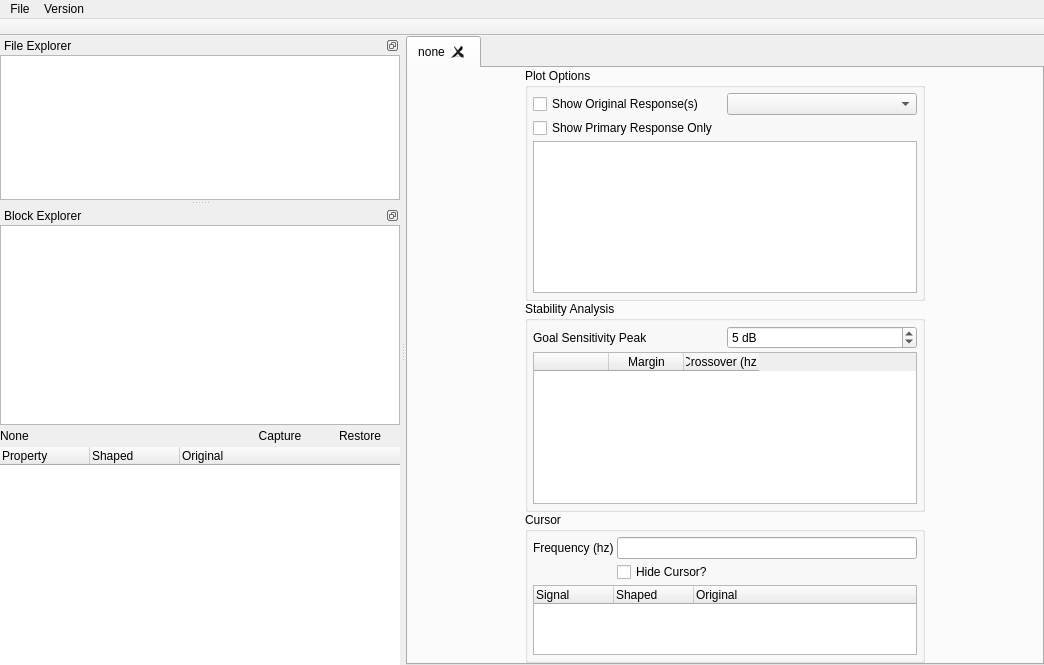
<?xml version="1.0" encoding="UTF-8"?>
<ui version="4.0">
 <class>MainWindow</class>
 <widget class="QMainWindow" name="MainWindow">
  <property name="geometry">
   <rect>
    <x>0</x>
    <y>0</y>
    <width>1044</width>
    <height>665</height>
   </rect>
  </property>
  <property name="windowTitle">
   <string>System Modeling Tool</string>
  </property>
  <property name="autoFillBackground">
   <bool>true</bool>
  </property>
  <property name="documentMode">
   <bool>false</bool>
  </property>
  <property name="dockOptions">
   <set>QMainWindow::AllowTabbedDocks</set>
  </property>
  <property name="unifiedTitleAndToolBarOnMac">
   <bool>true</bool>
  </property>
  <widget class="QWidget" name="widget">
   <layout class="QHBoxLayout" name="horizontalLayout">
    <property name="spacing">
     <number>0</number>
    </property>
    <property name="leftMargin">
     <number>0</number>
    </property>
    <property name="topMargin">
     <number>0</number>
    </property>
    <property name="rightMargin">
     <number>0</number>
    </property>
    <property name="bottomMargin">
     <number>0</number>
    </property>
    <item>
     <widget class="QTabWidget" name="response_tabs">
      <property name="currentIndex">
       <number>0</number>
      </property>
      <property name="documentMode">
       <bool>false</bool>
      </property>
      <property name="tabsClosable">
       <bool>true</bool>
      </property>
      <property name="tabBarAutoHide">
       <bool>false</bool>
      </property>
      <widget class="QWidget" name="none_tab">
       <attribute name="title">
        <string>none</string>
       </attribute>
       <layout class="QHBoxLayout" name="horizontalLayout_2">
        <property name="spacing">
         <number>0</number>
        </property>
        <property name="leftMargin">
         <number>0</number>
        </property>
        <property name="topMargin">
         <number>0</number>
        </property>
        <property name="rightMargin">
         <number>0</number>
        </property>
        <property name="bottomMargin">
         <number>0</number>
        </property>
        <item>
         <layout class="QHBoxLayout" name="horizontalLayout_4" stretch="0,0">
          <property name="spacing">
           <number>0</number>
          </property>
          <property name="leftMargin">
           <number>0</number>
          </property>
          <property name="topMargin">
           <number>0</number>
          </property>
          <property name="rightMargin">
           <number>0</number>
          </property>
          <property name="bottomMargin">
           <number>0</number>
          </property>
          <item>
           <layout class="QVBoxLayout" name="plot_view">
            <property name="spacing">
             <number>0</number>
            </property>
           </layout>
          </item>
          <item>
           <layout class="QVBoxLayout" name="plot_options" stretch="0,0,0">
            <property name="sizeConstraint">
             <enum>QLayout::SetNoConstraint</enum>
            </property>
            <item>
             <widget class="QGroupBox" name="plot_options_group">
              <property name="sizePolicy">
               <sizepolicy hsizetype="Fixed" vsizetype="Preferred">
                <horstretch>0</horstretch>
                <verstretch>0</verstretch>
               </sizepolicy>
              </property>
              <property name="minimumSize">
               <size>
                <width>400</width>
                <height>0</height>
               </size>
              </property>
              <property name="maximumSize">
               <size>
                <width>400</width>
                <height>16777215</height>
               </size>
              </property>
              <property name="title">
               <string>Plot Options</string>
              </property>
              <property name="flat">
               <bool>true</bool>
              </property>
              <property name="checkable">
               <bool>false</bool>
              </property>
              <layout class="QGridLayout" name="gridLayout">
               <property name="leftMargin">
                <number>5</number>
               </property>
               <property name="topMargin">
                <number>5</number>
               </property>
               <property name="rightMargin">
                <number>5</number>
               </property>
               <property name="bottomMargin">
                <number>5</number>
               </property>
               <property name="spacing">
                <number>3</number>
               </property>
               <item row="4" column="0">
                <widget class="QCheckBox" name="show_original_responses">
                 <property name="toolTip">
                  <string extracomment="Shows the all original response(s) for the plotted response(s)."/>
                 </property>
                 <property name="toolTipDuration">
                  <number>1</number>
                 </property>
                 <property name="text">
                  <string>Show Original Response(s)</string>
                 </property>
                </widget>
               </item>
               <item row="4" column="1">
                <widget class="QComboBox" name="loop_response"/>
               </item>
               <item row="6" column="0">
                <widget class="QCheckBox" name="show_primary_response_only">
                 <property name="text">
                  <string>Show Primary Response Only</string>
                 </property>
                 <property name="checked">
                  <bool>false</bool>
                 </property>
                </widget>
               </item>
               <item row="9" column="0" colspan="2">
                <widget class="QListWidget" name="response_types">
                 <property name="sizePolicy">
                  <sizepolicy hsizetype="Expanding" vsizetype="Expanding">
                   <horstretch>0</horstretch>
                   <verstretch>0</verstretch>
                  </sizepolicy>
                 </property>
                 <property name="minimumSize">
                  <size>
                   <width>300</width>
                   <height>0</height>
                  </size>
                 </property>
                 <property name="maximumSize">
                  <size>
                   <width>16777215</width>
                   <height>16777215</height>
                  </size>
                 </property>
                 <property name="styleSheet">
                  <string notr="true"/>
                 </property>
                 <property name="alternatingRowColors">
                  <bool>true</bool>
                 </property>
                 <property name="selectionMode">
                  <enum>QAbstractItemView::NoSelection</enum>
                 </property>
                 <property name="sortingEnabled">
                  <bool>false</bool>
                 </property>
                </widget>
               </item>
              </layout>
             </widget>
            </item>
            <item>
             <widget class="QGroupBox" name="stability_analysis_group_box">
              <property name="sizePolicy">
               <sizepolicy hsizetype="Fixed" vsizetype="Preferred">
                <horstretch>0</horstretch>
                <verstretch>0</verstretch>
               </sizepolicy>
              </property>
              <property name="minimumSize">
               <size>
                <width>400</width>
                <height>0</height>
               </size>
              </property>
              <property name="maximumSize">
               <size>
                <width>400</width>
                <height>16777215</height>
               </size>
              </property>
              <property name="title">
               <string>Stability Analysis</string>
              </property>
              <property name="flat">
               <bool>true</bool>
              </property>
              <layout class="QGridLayout" name="gridLayout_2">
               <property name="leftMargin">
                <number>5</number>
               </property>
               <property name="topMargin">
                <number>5</number>
               </property>
               <property name="rightMargin">
                <number>5</number>
               </property>
               <property name="bottomMargin">
                <number>5</number>
               </property>
               <property name="spacing">
                <number>3</number>
               </property>
               <item row="0" column="0">
                <widget class="QLabel" name="label_2">
                 <property name="text">
                  <string>Goal Sensitivity Peak</string>
                 </property>
                </widget>
               </item>
               <item row="0" column="1">
                <widget class="QDoubleSpinBox" name="goal_sensitivity_peak">
                 <property name="specialValueText">
                  <string/>
                 </property>
                 <property name="showGroupSeparator" stdset="0">
                  <bool>false</bool>
                 </property>
                 <property name="suffix">
                  <string> dB</string>
                 </property>
                 <property name="decimals">
                  <number>0</number>
                 </property>
                 <property name="value">
                  <double>5.000000000000000</double>
                 </property>
                </widget>
               </item>
               <item row="4" column="0" colspan="2">
                <widget class="QTableWidget" name="stability_analysis_table">
                 <property name="enabled">
                  <bool>true</bool>
                 </property>
                 <property name="sizePolicy">
                  <sizepolicy hsizetype="Expanding" vsizetype="Fixed">
                   <horstretch>0</horstretch>
                   <verstretch>0</verstretch>
                  </sizepolicy>
                 </property>
                 <property name="minimumSize">
                  <size>
                   <width>0</width>
                   <height>152</height>
                  </size>
                 </property>
                 <property name="maximumSize">
                  <size>
                   <width>16777215</width>
                   <height>151</height>
                  </size>
                 </property>
                 <property name="editTriggers">
                  <set>QAbstractItemView::NoEditTriggers</set>
                 </property>
                 <property name="alternatingRowColors">
                  <bool>true</bool>
                 </property>
                 <attribute name="horizontalHeaderMinimumSectionSize">
                  <number>75</number>
                 </attribute>
                 <attribute name="horizontalHeaderDefaultSectionSize">
                  <number>75</number>
                 </attribute>
                 <attribute name="verticalHeaderVisible">
                  <bool>false</bool>
                 </attribute>
                 <attribute name="verticalHeaderMinimumSectionSize">
                  <number>20</number>
                 </attribute>
                 <attribute name="verticalHeaderDefaultSectionSize">
                  <number>20</number>
                 </attribute>
                 <column>
                  <property name="text">
                   <string/>
                  </property>
                 </column>
                 <column>
                  <property name="text">
                   <string>Margin</string>
                  </property>
                 </column>
                 <column>
                  <property name="text">
                   <string>Crossover (hz)</string>
                  </property>
                 </column>
                </widget>
               </item>
              </layout>
             </widget>
            </item>
            <item>
             <widget class="QGroupBox" name="cursor_group">
              <property name="sizePolicy">
               <sizepolicy hsizetype="Fixed" vsizetype="Expanding">
                <horstretch>0</horstretch>
                <verstretch>0</verstretch>
               </sizepolicy>
              </property>
              <property name="minimumSize">
               <size>
                <width>400</width>
                <height>0</height>
               </size>
              </property>
              <property name="maximumSize">
               <size>
                <width>400</width>
                <height>16777215</height>
               </size>
              </property>
              <property name="autoFillBackground">
               <bool>false</bool>
              </property>
              <property name="title">
               <string>Cursor</string>
              </property>
              <property name="flat">
               <bool>true</bool>
              </property>
              <property name="checkable">
               <bool>false</bool>
              </property>
              <layout class="QGridLayout" name="gridLayout">
               <property name="leftMargin">
                <number>5</number>
               </property>
               <property name="topMargin">
                <number>5</number>
               </property>
               <property name="rightMargin">
                <number>5</number>
               </property>
               <property name="bottomMargin">
                <number>5</number>
               </property>
               <property name="spacing">
                <number>3</number>
               </property>
               <item row="1" column="1">
                <widget class="QLineEdit" name="active_frequency">
                 <property name="maxLength">
                  <number>10</number>
                 </property>
                 <property name="placeholderText">
                  <string/>
                 </property>
                 <property name="clearButtonEnabled">
                  <bool>true</bool>
                 </property>
                </widget>
               </item>
               <item row="3" column="0" colspan="2">
                <widget class="QTreeWidget" name="cursor_information">
                 <property name="sizePolicy">
                  <sizepolicy hsizetype="Preferred" vsizetype="Expanding">
                   <horstretch>0</horstretch>
                   <verstretch>1</verstretch>
                  </sizepolicy>
                 </property>
                 <property name="minimumSize">
                  <size>
                   <width>300</width>
                   <height>0</height>
                  </size>
                 </property>
                 <property name="maximumSize">
                  <size>
                   <width>16777215</width>
                   <height>16777215</height>
                  </size>
                 </property>
                 <property name="toolTipDuration">
                  <number>1</number>
                 </property>
                 <property name="frameShape">
                  <enum>QFrame::StyledPanel</enum>
                 </property>
                 <property name="frameShadow">
                  <enum>QFrame::Sunken</enum>
                 </property>
                 <property name="midLineWidth">
                  <number>1</number>
                 </property>
                 <property name="sizeAdjustPolicy">
                  <enum>QAbstractScrollArea::AdjustToContents</enum>
                 </property>
                 <property name="autoExpandDelay">
                  <number>0</number>
                 </property>
                 <property name="wordWrap">
                  <bool>true</bool>
                 </property>
                 <attribute name="headerCascadingSectionResizes">
                  <bool>true</bool>
                 </attribute>
                 <attribute name="headerMinimumSectionSize">
                  <number>80</number>
                 </attribute>
                 <attribute name="headerDefaultSectionSize">
                  <number>80</number>
                 </attribute>
                 <column>
                  <property name="text">
                   <string>Signal</string>
                  </property>
                 </column>
                 <column>
                  <property name="text">
                   <string>Shaped</string>
                  </property>
                 </column>
                 <column>
                  <property name="text">
                   <string>Original</string>
                  </property>
                  <property name="foreground">
                   <brush brushstyle="NoBrush">
                    <color alpha="255">
                     <red>0</red>
                     <green>0</green>
                     <blue>0</blue>
                    </color>
                   </brush>
                  </property>
                 </column>
                </widget>
               </item>
               <item row="2" column="1">
                <widget class="QCheckBox" name="hide_cursor">
                 <property name="text">
                  <string>Hide Cursor?</string>
                 </property>
                </widget>
               </item>
               <item row="1" column="0">
                <widget class="QLabel" name="label">
                 <property name="text">
                  <string>Frequency (hz)</string>
                 </property>
                </widget>
               </item>
              </layout>
             </widget>
            </item>
           </layout>
          </item>
         </layout>
        </item>
       </layout>
      </widget>
     </widget>
    </item>
   </layout>
  </widget>
  <widget class="QMenuBar" name="menuBar">
   <property name="geometry">
    <rect>
     <x>0</x>
     <y>0</y>
     <width>1044</width>
     <height>21</height>
    </rect>
   </property>
   <widget class="QMenu" name="menuFile">
    <property name="title">
     <string>File</string>
    </property>
    <widget class="QMenu" name="menuExport">
     <property name="title">
      <string>Export Primary</string>
     </property>
     <addaction name="action_Shaped_Response"/>
     <addaction name="action_Shaped_Configuration_Only"/>
    </widget>
    <addaction name="action_Open_File"/>
    <addaction name="menuExport"/>
   </widget>
   <widget class="QMenu" name="menuHelp">
    <property name="title">
     <string>Version</string>
    </property>
   </widget>
   <addaction name="menuFile"/>
   <addaction name="menuHelp"/>
  </widget>
  <widget class="QDockWidget" name="dock_file_explorer">
   <property name="sizePolicy">
    <sizepolicy hsizetype="Preferred" vsizetype="Minimum">
     <horstretch>0</horstretch>
     <verstretch>0</verstretch>
    </sizepolicy>
   </property>
   <property name="minimumSize">
    <size>
     <width>400</width>
     <height>133</height>
    </size>
   </property>
   <property name="maximumSize">
    <size>
     <width>600</width>
     <height>524287</height>
    </size>
   </property>
   <property name="baseSize">
    <size>
     <width>0</width>
     <height>100</height>
    </size>
   </property>
   <property name="features">
    <set>QDockWidget::DockWidgetFloatable|QDockWidget::DockWidgetMovable</set>
   </property>
   <property name="allowedAreas">
    <set>Qt::LeftDockWidgetArea|Qt::RightDockWidgetArea</set>
   </property>
   <property name="windowTitle">
    <string>File Explorer</string>
   </property>
   <attribute name="dockWidgetArea">
    <number>1</number>
   </attribute>
   <widget class="QWidget" name="dockWidgetContents">
    <property name="sizePolicy">
     <sizepolicy hsizetype="Preferred" vsizetype="Minimum">
      <horstretch>0</horstretch>
      <verstretch>0</verstretch>
     </sizepolicy>
    </property>
    <layout class="QGridLayout" name="gridLayout_4">
     <property name="leftMargin">
      <number>0</number>
     </property>
     <property name="topMargin">
      <number>0</number>
     </property>
     <property name="rightMargin">
      <number>0</number>
     </property>
     <property name="bottomMargin">
      <number>0</number>
     </property>
     <property name="spacing">
      <number>0</number>
     </property>
     <item row="0" column="0">
      <widget class="QTreeWidget" name="tree_view_file_explorer">
       <property name="sizePolicy">
        <sizepolicy hsizetype="Preferred" vsizetype="Ignored">
         <horstretch>0</horstretch>
         <verstretch>0</verstretch>
        </sizepolicy>
       </property>
       <property name="minimumSize">
        <size>
         <width>0</width>
         <height>100</height>
        </size>
       </property>
       <property name="maximumSize">
        <size>
         <width>16777215</width>
         <height>400</height>
        </size>
       </property>
       <property name="baseSize">
        <size>
         <width>0</width>
         <height>50</height>
        </size>
       </property>
       <property name="editTriggers">
        <set>QAbstractItemView::NoEditTriggers</set>
       </property>
       <property name="selectionMode">
        <enum>QAbstractItemView::NoSelection</enum>
       </property>
       <property name="headerHidden">
        <bool>true</bool>
       </property>
       <attribute name="headerVisible">
        <bool>false</bool>
       </attribute>
       <attribute name="headerMinimumSectionSize">
        <number>20</number>
       </attribute>
       <attribute name="headerDefaultSectionSize">
        <number>20</number>
       </attribute>
       <attribute name="headerStretchLastSection">
        <bool>false</bool>
       </attribute>
       <column>
        <property name="text">
         <string>File(s): 0</string>
        </property>
       </column>
      </widget>
     </item>
    </layout>
   </widget>
  </widget>
  <widget class="QToolBar" name="easy_tune_module">
   <property name="windowTitle">
    <string>toolBar</string>
   </property>
   <property name="movable">
    <bool>false</bool>
   </property>
   <property name="floatable">
    <bool>false</bool>
   </property>
   <attribute name="toolBarArea">
    <enum>TopToolBarArea</enum>
   </attribute>
   <attribute name="toolBarBreak">
    <bool>false</bool>
   </attribute>
  </widget>
  <widget class="QDockWidget" name="block_explorer_dock">
   <property name="sizePolicy">
    <sizepolicy hsizetype="Preferred" vsizetype="Expanding">
     <horstretch>0</horstretch>
     <verstretch>0</verstretch>
    </sizepolicy>
   </property>
   <property name="minimumSize">
    <size>
     <width>400</width>
     <height>371</height>
    </size>
   </property>
   <property name="baseSize">
    <size>
     <width>0</width>
     <height>800</height>
    </size>
   </property>
   <property name="features">
    <set>QDockWidget::DockWidgetFloatable|QDockWidget::DockWidgetMovable</set>
   </property>
   <property name="windowTitle">
    <string>Block Explorer</string>
   </property>
   <attribute name="dockWidgetArea">
    <number>1</number>
   </attribute>
   <widget class="QWidget" name="dockWidgetContents_2">
    <property name="sizePolicy">
     <sizepolicy hsizetype="Preferred" vsizetype="Expanding">
      <horstretch>0</horstretch>
      <verstretch>0</verstretch>
     </sizepolicy>
    </property>
    <layout class="QGridLayout" name="gridLayout_3">
     <property name="leftMargin">
      <number>0</number>
     </property>
     <property name="topMargin">
      <number>0</number>
     </property>
     <property name="rightMargin">
      <number>0</number>
     </property>
     <property name="bottomMargin">
      <number>0</number>
     </property>
     <property name="spacing">
      <number>0</number>
     </property>
     <item row="1" column="1">
      <widget class="Flat_Header_Button" name="capture_as_original">
       <property name="sizePolicy">
        <sizepolicy hsizetype="Fixed" vsizetype="Fixed">
         <horstretch>0</horstretch>
         <verstretch>0</verstretch>
        </sizepolicy>
       </property>
       <property name="text">
        <string>Capture</string>
       </property>
       <property name="flat">
        <bool>true</bool>
       </property>
      </widget>
     </item>
     <item row="1" column="0">
      <widget class="Property_Table_Header" name="property_table_header">
       <property name="text">
        <string>None</string>
       </property>
      </widget>
     </item>
     <item row="2" column="0" colspan="3">
      <widget class="QTreeWidget" name="property_table">
       <property name="sizePolicy">
        <sizepolicy hsizetype="Preferred" vsizetype="Expanding">
         <horstretch>0</horstretch>
         <verstretch>0</verstretch>
        </sizepolicy>
       </property>
       <property name="minimumSize">
        <size>
         <width>300</width>
         <height>0</height>
        </size>
       </property>
       <property name="maximumSize">
        <size>
         <width>16777215</width>
         <height>16777215</height>
        </size>
       </property>
       <property name="sizeIncrement">
        <size>
         <width>0</width>
         <height>0</height>
        </size>
       </property>
       <property name="baseSize">
        <size>
         <width>350</width>
         <height>4000</height>
        </size>
       </property>
       <property name="frameShape">
        <enum>QFrame::NoFrame</enum>
       </property>
       <property name="frameShadow">
        <enum>QFrame::Plain</enum>
       </property>
       <property name="lineWidth">
        <number>1</number>
       </property>
       <property name="sizeAdjustPolicy">
        <enum>QAbstractScrollArea::AdjustToContentsOnFirstShow</enum>
       </property>
       <property name="selectionMode">
        <enum>QAbstractItemView::NoSelection</enum>
       </property>
       <property name="selectionBehavior">
        <enum>QAbstractItemView::SelectItems</enum>
       </property>
       <property name="wordWrap">
        <bool>true</bool>
       </property>
       <attribute name="headerCascadingSectionResizes">
        <bool>false</bool>
       </attribute>
       <attribute name="headerMinimumSectionSize">
        <number>90</number>
       </attribute>
       <attribute name="headerDefaultSectionSize">
        <number>90</number>
       </attribute>
       <column>
        <property name="text">
         <string>Property</string>
        </property>
       </column>
       <column>
        <property name="text">
         <string>Shaped</string>
        </property>
       </column>
       <column>
        <property name="text">
         <string>Original</string>
        </property>
        <property name="foreground">
         <brush brushstyle="NoBrush">
          <color alpha="255">
           <red>0</red>
           <green>0</green>
           <blue>0</blue>
          </color>
         </brush>
        </property>
       </column>
      </widget>
     </item>
     <item row="1" column="2">
      <widget class="Flat_Header_Button" name="restore_original">
       <property name="sizePolicy">
        <sizepolicy hsizetype="Fixed" vsizetype="Fixed">
         <horstretch>0</horstretch>
         <verstretch>0</verstretch>
        </sizepolicy>
       </property>
       <property name="text">
        <string>Restore</string>
       </property>
       <property name="flat">
        <bool>true</bool>
       </property>
      </widget>
     </item>
     <item row="0" column="0" colspan="3">
      <widget class="QTreeWidget" name="block_explorer">
       <property name="enabled">
        <bool>true</bool>
       </property>
       <property name="sizePolicy">
        <sizepolicy hsizetype="Preferred" vsizetype="Fixed">
         <horstretch>0</horstretch>
         <verstretch>0</verstretch>
        </sizepolicy>
       </property>
       <property name="minimumSize">
        <size>
         <width>300</width>
         <height>200</height>
        </size>
       </property>
       <property name="maximumSize">
        <size>
         <width>16777215</width>
         <height>16777215</height>
        </size>
       </property>
       <property name="frameShape">
        <enum>QFrame::StyledPanel</enum>
       </property>
       <attribute name="headerVisible">
        <bool>false</bool>
       </attribute>
       <column>
        <property name="text">
         <string>Block Layout</string>
        </property>
       </column>
      </widget>
     </item>
    </layout>
   </widget>
  </widget>
  <action name="action_Open_File">
   <property name="text">
    <string>Open Primary</string>
   </property>
   <property name="toolTip">
    <string>Opens an Automation1 .FR file.</string>
   </property>
   <property name="shortcut">
    <string>Ctrl+O</string>
   </property>
  </action>
  <action name="automation1_version">
   <property name="text">
    <string>Automation1</string>
   </property>
  </action>
  <action name="action_Shaped_Response">
   <property name="text">
    <string>Shaped Response</string>
   </property>
   <property name="toolTip">
    <string>Exports the shaped open loop response and configuration as if the response were the original.</string>
   </property>
  </action>
  <action name="action_Shaped_Configuration_Only">
   <property name="text">
    <string>Shaped Configuration Only</string>
   </property>
   <property name="toolTip">
    <string>Exports the shaped configuration only and preserves the original open loop response.</string>
   </property>
  </action>
  <action name="action_reset">
   <property name="text">
    <string>Revert to Original</string>
   </property>
  </action>
  <action name="action_capture_shaped_as_original">
   <property name="text">
    <string>Capture Shaped as Original</string>
   </property>
  </action>
  <action name="actionPrimary">
   <property name="text">
    <string>Primary</string>
   </property>
  </action>
 </widget>
 <customwidgets>
  <customwidget>
   <class>Property_Table_Header</class>
   <extends>QLabel</extends>
   <header>Custom_QWidgets</header>
  </customwidget>
  <customwidget>
   <class>Flat_Header_Button</class>
   <extends>QPushButton</extends>
   <header>Custom_QWidgets</header>
  </customwidget>
 </customwidgets>
 <resources/>
 <connections/>
</ui>
